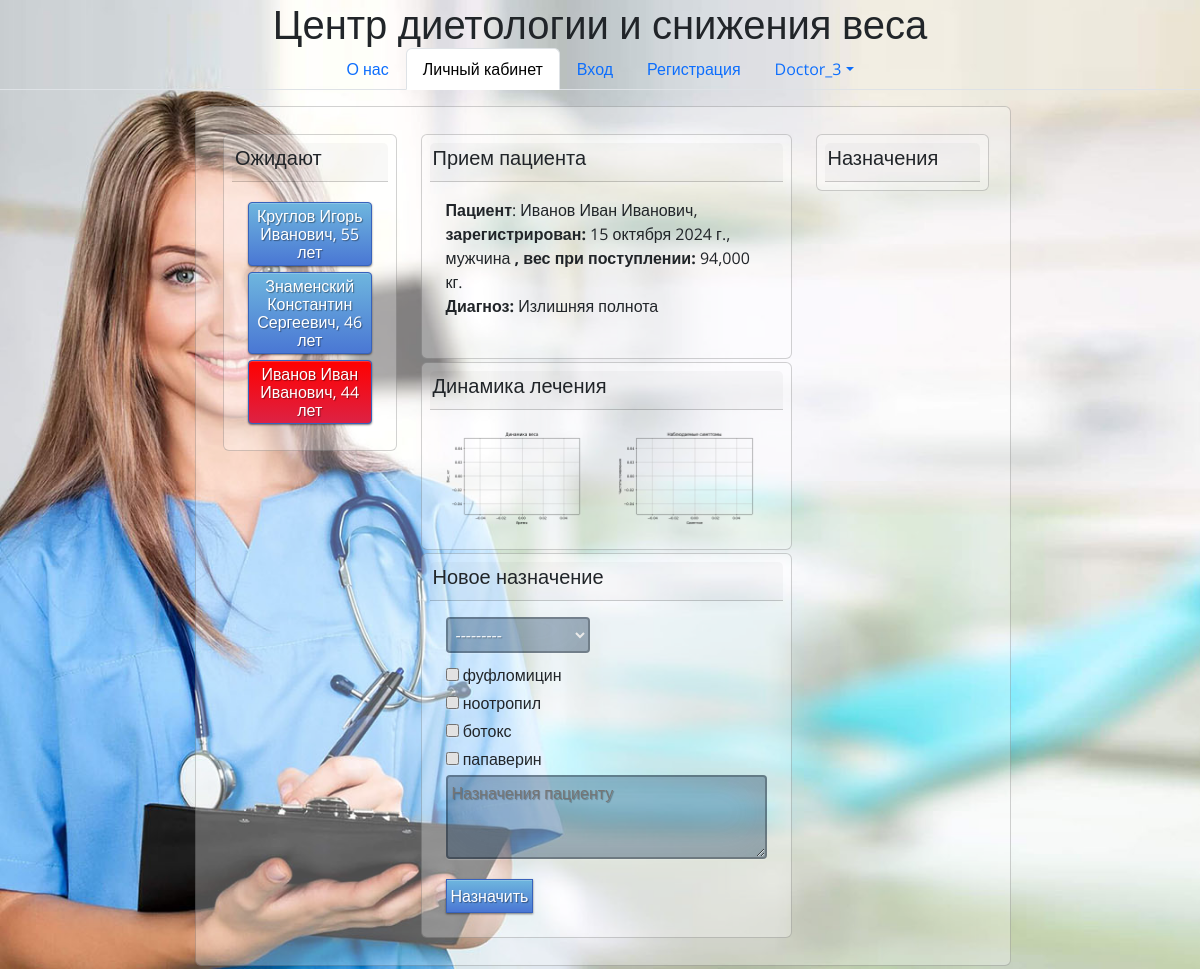
Page /weight_control/dashboard/?pacient_id=5 (signed in) on the earlier database version.
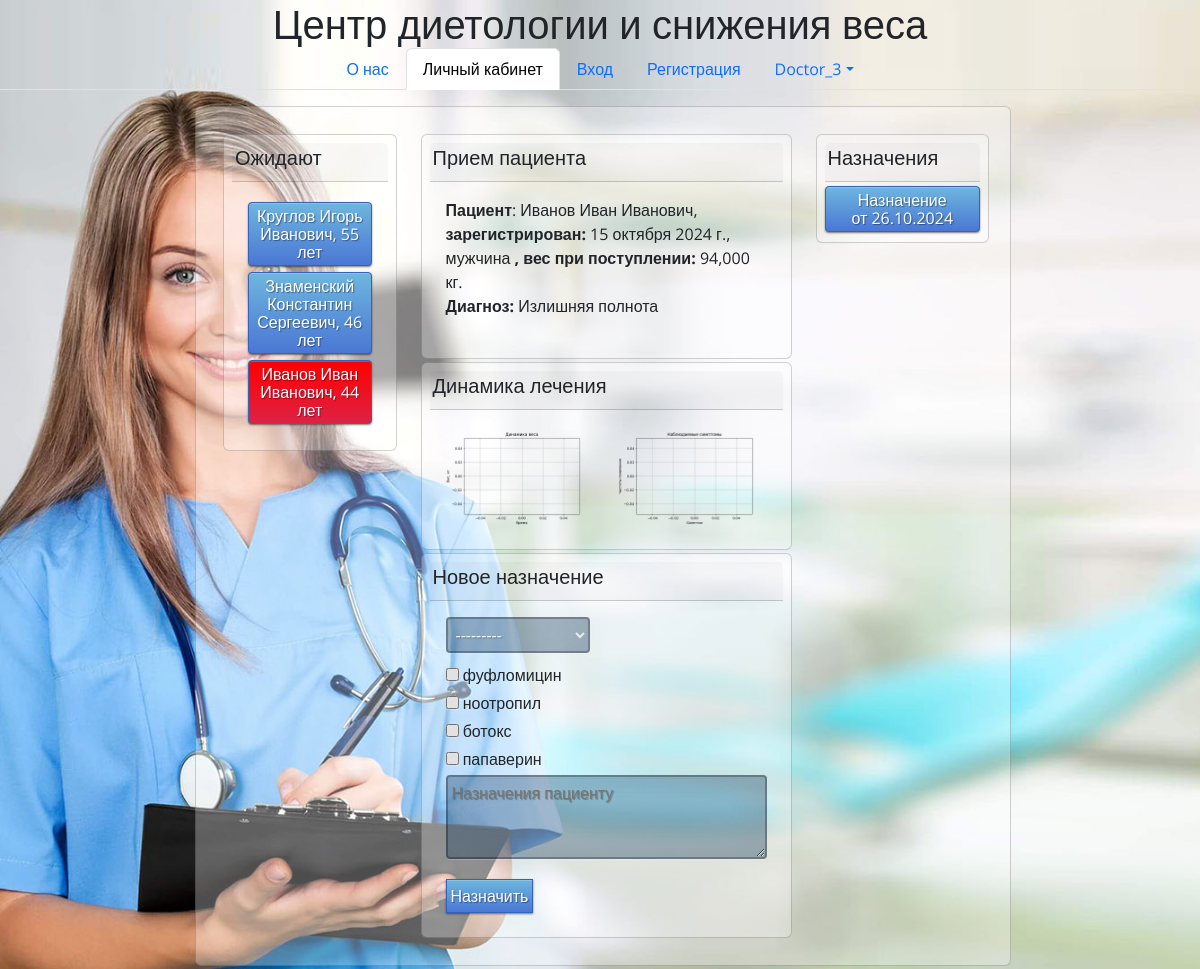
Same page on the later database version.
### weight_control/models.py (models this page shows)
class Pacient_Profile(models.Model):
    user = models.OneToOneField(User, on_delete=models.PROTECT)
    family = models.CharField(max_length=50)
    first_name = models.CharField(max_length=50)
    second_name = models.CharField(max_length=50)
    phone_number = models.CharField(max_length=15)
    adress = models.CharField(max_length=100, unique=False, default="Адрес не указан")
    birth_date = models.DateField(null=True, blank=True)
    first_diagnos = models.TextField(unique=False)
    start_weight = models.DecimalField(max_digits=6, decimal_places=3, )
    gender = models.CharField(choices=CHOICE_GENDER, max_length=7, blank=False)
    registration_date = models.DateField(null=False, blank=False, default=date.today)
    email = models.CharField(max_length=50, blank=True, unique=False)
    doc_attached = models.ForeignKey(Doctor_Profile, on_delete=models.PROTECT, default=None, unique=False, blank=True,
                                     null=True)
    def __str__(self):
        return self.family + ' ' + self.first_name + ' ' + self.second_name + ', ' + calculate_age(self.birth_date)

class Assignment(models.Model):
    assign_date = models.DateField(null=False, blank=True, default=date.today)
    pacient_profile = models.ForeignKey(Pacient_Profile, on_delete=models.PROTECT,unique=False,null=True)
    doctor_profile = models.ForeignKey(Doctor_Profile, on_delete=models.PROTECT, unique=False,null=True)
    diets = models.ForeignKey(Diets_List, on_delete=models.PROTECT, unique=False)
    preparats_list = models.ManyToManyField(Preparats_List, unique=False)
    description = models.TextField(unique=False)

### weight_control/views.py (the view, shortened to what this page needs)
# urls.py: path('weight_control/dashboard/', Dashboard.as_view(), name='dashboard'),
class Dashboard(My_View):
    def set_doctor_context(self):
        context = {}
        pacient_id = self.request.GET.get('pacient_id')
        if not pacient_id:
            pacient_id = '0'
        assign_form = Assignment_Form()
        context['assign_form'] = assign_form
        pacient_list = Pacient_Profile.objects.filter(doc_attached=self.get_profile())
        context['pacient_list'] = [
            {'pacient': x, 'class': 'btn-select', 'id': x.id}
            if x.id == int(pacient_id)
            else {'pacient': x, 'class': 'btn-primary', 'id': x.id}
            for x in pacient_list]
        if pacient_id !='0':
            pacient_profile= Pacient_Profile.objects.get(id=int(pacient_id))
            context['pacient'] = pacient_profile
            context = context | {'age': calculate_age(pacient_profile.birth_date)}
            pacient_assign = Assignment.objects.prefetch_related('preparats_list', 'doctor_profile').filter(pacient_profile_id = int(pacient_id))
            context['pacient_assign'] = pacient_assign
            plot_weight_graph(int(pacient_id))
            plot_symptoms_graph(int(pacient_id))
        return context
    def get(self, request):
        if self.auth_as_pacient():
            self.my_context = self.my_context | self.set_pacient_context()
            return render(self.request, 'dashboard_pacient.html',
                          self.my_context | MENU_DASHBOARD | MAIN_TITLE)
        elif self.auth_as_doctor():
            self.my_context = self.my_context | self.set_doctor_context()
            return render(self.request, 'dashboard_doctor.html',
                          self.my_context | MENU_DASHBOARD | MAIN_TITLE)
        elif self.auth_as_manager():
            return render(self.request, 'dashboard_manager.html',
                          self.my_context | MENU_DASHBOARD | MAIN_TITLE | MENU_MANAGER_REG)
        return redirect('/weight_control/')

### weight_control/models.py (called while the page is built)
def calculate_age(birth_date):
    if not birth_date:
        return 'не указан'
    else:
        today = date.today()
        return (str(today.year -
                    birth_date.year +
                    ((today.month, today.day) < (birth_date.month, birth_date.day))) + ' лет')

    def __str__(self):
        return self.title

### weight_control/views.py (called while the page is built)
def plot_weight_graph(pacient_id):
    pacient_rep = Pacient_reports.objects.filter(pacient_profile_id=pacient_id).order_by('report_date')
    x = [a.report_date for a in pacient_rep]  # дата отчета
    y = [a.weight_today for a in pacient_rep]  # вес в этом отчете
    plt.figure(figsize=(6,4))
    plt.title('Динамика веса')
    plt.ylabel('Вес, кг')
    plt.xlabel('Время')
    plt.grid()
    plt.ioff()
    plt.plot(x,y)
    plt.savefig(f'./static/media/graph_weight_{pacient_id}.png', transparent=True)

def plot_symptoms_graph(pacient_id):
    pacient_symp = Pacient_reports.objects.prefetch_related('symptoms_list').filter(pacient_profile_id=pacient_id)
    symp = [ y.title for x in pacient_symp for y in x.symptoms_list.all()]  # все вхождения симптомов
    x = list(set(symp))  # имена симптомов
    y = [symp.count(z) for z in x]  # подсчитываем каждый симптом сколько раз появился
    plt.figure(figsize=(6,4))
    plt.title('Наблюдаемые симптомы')
    plt.ylabel('Частота появления')
    plt.xlabel('Симптом')
    plt.grid()
    plt.ioff()
    plt.bar(x,y)
    plt.savefig(f'./static/media/graph_symptom_{pacient_id}.png', transparent=True)
    pass

def calculate_age(birth_date):
    if not birth_date:
        return 'не указан'
    else:
        today = datetime.date.today()
        return str(today.year - birth_date.year - ((today.month, today.day) < (birth_date.month, birth_date.day))) + ' лет'

    def user_is_auth(self):
        if self.request.user.is_authenticated:
            return True
        return False

    def get_user_groups(self):
        if not self.request.user.groups.values():
            return []  # пользователь вне групп
        return [x['name'] for x in self.request.user.groups.values('name')]  # возвращвем списки имен групп пользователя

    def auth_as_pacient(self):
        if self.user_is_auth() and len(self.get_user_groups()) == 0:
            return True
        return False

    def auth_as_doctor(self):
        if self.user_is_auth() and 'врач' in self.get_user_groups():
            return True
        return False

### weight_control/templates/dashboard_doctor.html (shortened to what this page needs)
{% extends "main_menu.html" %}
{% block head %}
{{ block.super }}
{% endblock %}
{% block header %}
{{ block.super }}
{% endblock %}
{% block menu %}
{{ block.super }}
{% endblock %}
{% block content %}
<div class="container mt-3 justify-content-center doc-container">
    <div class="card justify-content-center">
         <div class="card-body" >
            <div class="row">
                <div class="col-md-3">
                    <div class="card">
                    <div class="card-header"><h5>Ожидают</h5></div>
                    <div class="card-body">
                    {% for pacient in pacient_list%}
                       <a href="?pacient_id={{ pacient.id }}" class="btn {{ pacient.class }} ">{{ pacient.pacient }}</a>
                    {% endfor %}
                    </div>
                    </div>
                </div>
                <div class="col-md-6">
                    <div class="card">
                        <div class="card-header"><h5>Прием пациента</h5></div>
                            <div class="card-body">
                                <p class="text-small"><b>Пациент</b>:&nbsp;{{pacient.family}}&nbsp;{{pacient.first_name}}&nbsp;{{pacient.second_name}},&nbsp;
                                <b>зарегистрирован:</b>&nbsp;{{pacient.registration_date}},&nbsp;
                                {{pacient.gender}}
                                <b>, вес при поступлении:</b>&nbsp;{{pacient.start_weight }} кг.<br>
                                <b>Диагноз:</b>&nbsp;{{pacient.first_diagnos}}&nbsp;
                                </p>
                            </div>
                    </div>
                     <div class="card">
                        <div class="card-header"><h5>Динамика лечения</h5></div>
                            <div class="card-body">
                                <div class="row">
                                    <div class="col-md-6">
                                        <img src="/static/media/graph_weight_{{ pacient.id }}.png" width="100%">
                                    </div>
                                    <div class="col-md-6">
                                        <img src="/static/media/graph_symptom_{{ pacient.id }}.png" width="100%">
                                    </div>
                                </div>
                            </div>
                    </div>
                    <div class="card">
                        <div class="card-header"><h5>Новое назначение</h5></div>
                        <div class="card-body">
                            <form method="post">
                                {{assign_form.diets}}
                                {{assign_form.preparats_list}}
                                {{assign_form.description}}
                                <br>
                                <button type="submit" class="btn-primary">Назначить</button>
                            </form>
                        </div>
                    </div>
                </div>
                <div class="col-md-3">
                    <div class="card">
                        <div class="card-header"><h5>Назначения</h5></div>
                                {% for assign in pacient_assign %}
                                    <button type="button" class="btn btn-primary" data-bs-toggle="modal" data-bs-target="#exampleModal{{ assign.id }}">
                                      Назначение от&nbsp;{{ assign.assign_date|date:"SHORT_DATE_FORMAT" }}
                                    </button>
                                {% endfor %}
                    </div>
                </div>
            </div>
         </div>
    </div>
</div>
{% endblock %}

### weight_control/templates/main_menu.html (shortened to what this page needs)
{% load static %}
<!DOCTYPE html>
<html lang="ru">
{% block head %}
<head>
    <link href="https://cdn.jsdelivr.net/npm/bootstrap@5.3.3/dist/css/bootstrap.min.css" rel="stylesheet">
    <link rel="stylesheet" href='{% static "/my_style.css" %}'>
</head>
{% endblock %}
<body >
{% block header %}
<h1 class="nav justify-content-center">{{ title }}</h1>
{% endblock %}
{% block menu %}
<ul class="nav nav-tabs justify-content-center">
{% for str_ in menu %}
    <li class="nav-item">
        <a class="nav-link {{str_.class}}" href="{{str_.href}}" >{{str_.menu}}</a>
    </li>
{% endfor %}
    {% if user.is_authenticated %}
    <li class="nav-item dropdown">
        <a class="nav-link dropdown-toggle" data-bs-toggle="dropdown" href="#" role="button" aria-expanded="false">{{ user }}</a>
    </li>
    {% endif%}
</ul>
{% endblock %}
{% block content %}
{% endblock %}
</body>
</html>

Differences in the rows shown:
added Assignment: assign_date "26.10.2024"
